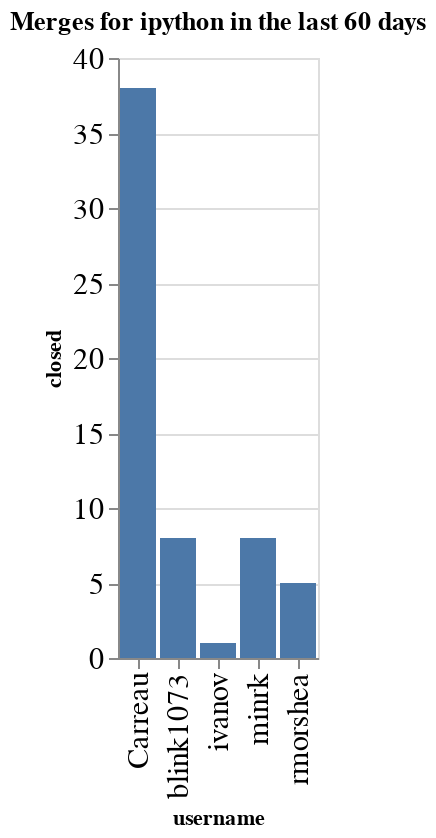

This figure's notebook cell:
### Code cell
charts = []
title = f"Merges for {github_org} in the last {n_days} days"
ch = alt.Chart(data=closed_by_repo.replace(np.nan, 0), title=title).mark_bar().encode(
    x='username',
    y='closed',
)
ch

### Figure 1 — Vega-Lite specification as saved in the notebook (floating-point values rounded to 4 significant figures)
{"config": {"axisLeft": {"labelFontSize": 15}, "axisBottom": {"labelFontSize": 15}}, "data": {"name": "data-fb353ec538b4e8d62d1c6900632747cf"}, "mark": "bar", "encoding": {"x": {"type": "nominal", "field": "username"}, "y": {"type": "quantitative", "field": "closed"}}, "title": "Merges for ipython in the last 60 days", "$schema": "https://vega.github.io/schema/vega-lite/v4.0.2.json", "datasets": {"data-fb353ec538b4e8d62d1c6900632747cf": [{"repo": "ipykernel", "username": "blink1073", "closed": 8}, {"repo": "ipyparallel", "username": "minrk", "closed": 8}, {"repo": "ipython", "username": "Carreau", "closed": 37}, {"repo": "ipython", "username": "ivanov", "closed": 1}, {"repo": "ipython-website", "username": "Carreau", "closed": 1}, {"repo": "traitlets", "username": "rmorshea", "closed": 5}]}}
